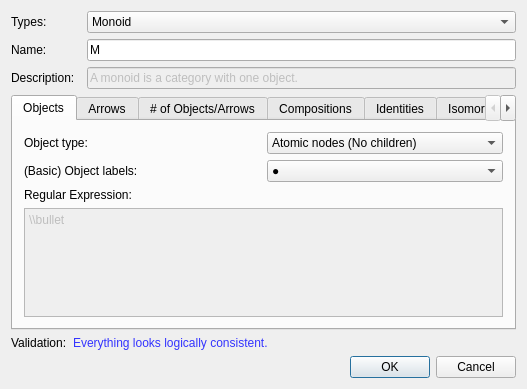
<?xml version="1.0" encoding="UTF-8"?>
<ui version="4.0">
 <class>CategoryDialogClass</class>
 <widget class="QDialog" name="CategoryDialogClass">
  <property name="geometry">
   <rect>
    <x>0</x>
    <y>0</y>
    <width>527</width>
    <height>389</height>
   </rect>
  </property>
  <property name="windowTitle">
   <string>Category</string>
  </property>
  <layout class="QGridLayout" name="gridLayout">
   <item row="5" column="0" colspan="4">
    <widget class="QDialogButtonBox" name="buttonBox">
     <property name="enabled">
      <bool>true</bool>
     </property>
     <property name="standardButtons">
      <set>QDialogButtonBox::Cancel|QDialogButtonBox::Ok</set>
     </property>
    </widget>
   </item>
   <item row="2" column="0" colspan="2">
    <widget class="QLabel" name="label_4">
     <property name="text">
      <string>Description:</string>
     </property>
    </widget>
   </item>
   <item row="1" column="3">
    <widget class="QLineEdit" name="categoryName">
     <property name="text">
      <string>M</string>
     </property>
    </widget>
   </item>
   <item row="0" column="3">
    <widget class="QComboBox" name="categoryTypes">
     <item>
      <property name="text">
       <string>Monoid</string>
      </property>
     </item>
     <item>
      <property name="text">
       <string>Custom Type</string>
      </property>
     </item>
    </widget>
   </item>
   <item row="1" column="0" colspan="2">
    <widget class="QLabel" name="label">
     <property name="text">
      <string>Name:</string>
     </property>
    </widget>
   </item>
   <item row="3" column="0" colspan="4">
    <widget class="QTabWidget" name="propertyTabs">
     <property name="enabled">
      <bool>true</bool>
     </property>
     <property name="currentIndex">
      <number>0</number>
     </property>
     <widget class="QWidget" name="objectsTab">
      <attribute name="title">
       <string>Objects</string>
      </attribute>
      <layout class="QGridLayout" name="gridLayout_16">
       <item row="0" column="0">
        <widget class="QLabel" name="label_24">
         <property name="text">
          <string>Object type:</string>
         </property>
        </widget>
       </item>
       <item row="0" column="1">
        <widget class="QComboBox" name="objectType">
         <item>
          <property name="text">
           <string>Atomic nodes (No children)</string>
          </property>
         </item>
        </widget>
       </item>
       <item row="1" column="0">
        <widget class="QLabel" name="label_25">
         <property name="text">
          <string>(Basic) Object labels:</string>
         </property>
        </widget>
       </item>
       <item row="1" column="1">
        <widget class="QComboBox" name="objectLabels">
         <item>
          <property name="text">
           <string>●</string>
          </property>
         </item>
         <item>
          <property name="text">
           <string>*</string>
          </property>
         </item>
         <item>
          <property name="text">
           <string>Latin upper (with prime ticks)</string>
          </property>
         </item>
         <item>
          <property name="text">
           <string>Latin upper (with prime ticks) or 0</string>
          </property>
         </item>
         <item>
          <property name="text">
           <string>Custom Regex</string>
          </property>
         </item>
        </widget>
       </item>
       <item row="2" column="0">
        <widget class="QLabel" name="label_26">
         <property name="text">
          <string>Regular Expression:</string>
         </property>
        </widget>
       </item>
       <item row="3" column="0" colspan="2">
        <widget class="QPlainTextEdit" name="objectLabelRegex">
         <property name="enabled">
          <bool>false</bool>
         </property>
         <property name="plainText">
          <string>\\bullet</string>
         </property>
        </widget>
       </item>
      </layout>
     </widget>
     <widget class="QWidget" name="arrowsTab">
      <attribute name="title">
       <string>Arrows</string>
      </attribute>
      <layout class="QGridLayout" name="gridLayout_17">
       <item row="0" column="0">
        <widget class="QLabel" name="label_29">
         <property name="text">
          <string>Arrow type:</string>
         </property>
        </widget>
       </item>
       <item row="0" column="1">
        <widget class="QComboBox" name="arrowType">
         <item>
          <property name="text">
           <string>General morphisms</string>
          </property>
         </item>
         <item>
          <property name="text">
           <string>Isomorphisms</string>
          </property>
         </item>
         <item>
          <property name="text">
           <string>Set maps</string>
          </property>
         </item>
         <item>
          <property name="text">
           <string>Left R-module homomorphisms</string>
          </property>
         </item>
         <item>
          <property name="text">
           <string>Right R-module homomorphisms</string>
          </property>
         </item>
         <item>
          <property name="text">
           <string>General functors</string>
          </property>
         </item>
         <item>
          <property name="text">
           <string>Functor isomorphisms</string>
          </property>
         </item>
        </widget>
       </item>
       <item row="1" column="0">
        <widget class="QLabel" name="label_28">
         <property name="text">
          <string>(Basic) Object labels:</string>
         </property>
        </widget>
       </item>
       <item row="1" column="1">
        <widget class="QComboBox" name="arrowLabels">
         <item>
          <property name="text">
           <string>Latin lower (with prime ticks)</string>
          </property>
         </item>
         <item>
          <property name="text">
           <string>Latin lower (with prime ticks) or 0</string>
          </property>
         </item>
         <item>
          <property name="text">
           <string>Latin upper (with prime ticks)</string>
          </property>
         </item>
         <item>
          <property name="text">
           <string>Latin upper (with prime ticks) or 0</string>
          </property>
         </item>
         <item>
          <property name="text">
           <string>Custom Regex</string>
          </property>
         </item>
        </widget>
       </item>
       <item row="2" column="0" colspan="2">
        <widget class="QLabel" name="label_27">
         <property name="text">
          <string>Regular Expression:</string>
         </property>
        </widget>
       </item>
       <item row="3" column="0" colspan="2">
        <widget class="QPlainTextEdit" name="arrowLabelRegex">
         <property name="enabled">
          <bool>false</bool>
         </property>
         <property name="plainText">
          <string>[a-z]'*</string>
         </property>
        </widget>
       </item>
      </layout>
     </widget>
     <widget class="QWidget" name="tab">
      <attribute name="title">
       <string># of Objects/Arrows</string>
      </attribute>
      <layout class="QGridLayout" name="gridLayout_6">
       <item row="0" column="1">
        <widget class="QSpinBox" name="numberOfObjects">
         <property name="enabled">
          <bool>false</bool>
         </property>
         <property name="suffix">
          <string/>
         </property>
         <property name="prefix">
          <string/>
         </property>
         <property name="minimum">
          <number>-1</number>
         </property>
         <property name="maximum">
          <number>999999999</number>
         </property>
         <property name="value">
          <number>1</number>
         </property>
        </widget>
       </item>
       <item row="2" column="1" colspan="2">
        <widget class="QCheckBox" name="checkBox_3">
         <property name="enabled">
          <bool>false</bool>
         </property>
         <property name="text">
          <string>Is a locally small category</string>
         </property>
         <property name="checked">
          <bool>true</bool>
         </property>
        </widget>
       </item>
       <item row="1" column="1">
        <widget class="QSpinBox" name="numberOfArrows">
         <property name="enabled">
          <bool>true</bool>
         </property>
         <property name="suffix">
          <string/>
         </property>
         <property name="prefix">
          <string/>
         </property>
         <property name="minimum">
          <number>-2</number>
         </property>
         <property name="maximum">
          <number>999999999</number>
         </property>
         <property name="singleStep">
          <number>1</number>
         </property>
         <property name="value">
          <number>-1</number>
         </property>
        </widget>
       </item>
       <item row="0" column="2">
        <widget class="QLabel" name="label_6">
         <property name="text">
          <string>  (-1 = ∞)</string>
         </property>
        </widget>
       </item>
       <item row="0" column="0">
        <widget class="QLabel" name="label_2">
         <property name="text">
          <string>Number of objects:</string>
         </property>
        </widget>
       </item>
       <item row="1" column="2">
        <widget class="QLabel" name="label_8">
         <property name="text">
          <string>  (-1 = ∞, -2 = it varies)</string>
         </property>
        </widget>
       </item>
       <item row="2" column="0">
        <widget class="QCheckBox" name="checkBox_2">
         <property name="enabled">
          <bool>false</bool>
         </property>
         <property name="text">
          <string>Is a small category</string>
         </property>
         <property name="checked">
          <bool>true</bool>
         </property>
        </widget>
       </item>
       <item row="1" column="0">
        <widget class="QLabel" name="label_7">
         <property name="text">
          <string>Number of arrows in Hom(A,B):</string>
         </property>
        </widget>
       </item>
      </layout>
     </widget>
     <widget class="QWidget" name="compositionsTab">
      <attribute name="title">
       <string>Compositions</string>
      </attribute>
      <layout class="QGridLayout" name="gridLayout_7">
       <item row="0" column="0">
        <widget class="QLabel" name="label_10">
         <property name="text">
          <string>The composition of f:X→Y and g:Y→Z is written:</string>
         </property>
        </widget>
       </item>
       <item row="0" column="1" colspan="2">
        <widget class="QLineEdit" name="lineEdit_5">
         <property name="text">
          <string>gf</string>
         </property>
        </widget>
       </item>
       <item row="1" column="0" colspan="2">
        <widget class="QLabel" name="label_11">
         <property name="text">
          <string>The composition of f:X→Y and g⁻¹:Y→Z (if it exists) is written:</string>
         </property>
        </widget>
       </item>
       <item row="1" column="2">
        <widget class="QLineEdit" name="lineEdit_6">
         <property name="text">
          <string>g^{-1}f</string>
         </property>
        </widget>
       </item>
      </layout>
     </widget>
     <widget class="QWidget" name="identitiesTab">
      <attribute name="title">
       <string>Identities</string>
      </attribute>
      <layout class="QGridLayout" name="gridLayout_5">
       <item row="0" column="2">
        <widget class="QLabel" name="label_5">
         <property name="text">
          <string/>
         </property>
        </widget>
       </item>
       <item row="0" column="3">
        <widget class="QLineEdit" name="lineEdit_4">
         <property name="text">
          <string>1</string>
         </property>
        </widget>
       </item>
       <item row="0" column="0" colspan="2">
        <widget class="QCheckBox" name="checkBox">
         <property name="enabled">
          <bool>false</bool>
         </property>
         <property name="text">
          <string>Each object X has an identity arrow:</string>
         </property>
         <property name="checked">
          <bool>true</bool>
         </property>
        </widget>
       </item>
      </layout>
     </widget>
     <widget class="QWidget" name="isomorphismsTab">
      <attribute name="title">
       <string>Isomorphisms</string>
      </attribute>
      <layout class="QGridLayout" name="gridLayout_8">
       <item row="0" column="0" colspan="3">
        <widget class="QCheckBox" name="checkBox_4">
         <property name="text">
          <string>Every arrow f is invertible</string>
         </property>
        </widget>
       </item>
       <item row="1" column="0" rowspan="2" colspan="2">
        <widget class="QLabel" name="label_13">
         <property name="text">
          <string>If it exists, f⁻¹ is written:</string>
         </property>
        </widget>
       </item>
       <item row="1" column="2" rowspan="2">
        <widget class="QLineEdit" name="lineEdit_7">
         <property name="text">
          <string>f^{-1}</string>
         </property>
        </widget>
       </item>
       <item row="2" column="1">
        <widget class="QLabel" name="label_12">
         <property name="text">
          <string/>
         </property>
        </widget>
       </item>
      </layout>
     </widget>
     <widget class="QWidget" name="initialTerminalObjectsTab">
      <attribute name="title">
       <string>Initial/Terminal Objects</string>
      </attribute>
      <layout class="QGridLayout" name="gridLayout_2">
       <item row="0" column="0">
        <widget class="QCheckBox" name="hasZeroObject">
         <property name="enabled">
          <bool>true</bool>
         </property>
         <property name="text">
          <string>Has a zero object:</string>
         </property>
         <property name="checked">
          <bool>false</bool>
         </property>
        </widget>
       </item>
       <item row="0" column="1" colspan="2">
        <widget class="QLineEdit" name="zeroObject">
         <property name="enabled">
          <bool>true</bool>
         </property>
         <property name="text">
          <string>0</string>
         </property>
        </widget>
       </item>
       <item row="1" column="0" colspan="2">
        <widget class="QCheckBox" name="hasInitialObject">
         <property name="enabled">
          <bool>true</bool>
         </property>
         <property name="text">
          <string>Has an initial object:</string>
         </property>
         <property name="checked">
          <bool>false</bool>
         </property>
        </widget>
       </item>
       <item row="2" column="0" colspan="2">
        <widget class="QCheckBox" name="hasTerminalObject">
         <property name="enabled">
          <bool>true</bool>
         </property>
         <property name="text">
          <string>Has a terminal object:</string>
         </property>
         <property name="checked">
          <bool>false</bool>
         </property>
        </widget>
       </item>
       <item row="2" column="2">
        <widget class="QLineEdit" name="terminalObject">
         <property name="enabled">
          <bool>true</bool>
         </property>
         <property name="text">
          <string>\{*\}</string>
         </property>
        </widget>
       </item>
       <item row="1" column="2">
        <widget class="QLineEdit" name="initialObject">
         <property name="enabled">
          <bool>true</bool>
         </property>
         <property name="text">
          <string>\varnothing</string>
         </property>
        </widget>
       </item>
      </layout>
     </widget>
     <widget class="QWidget" name="productsTab">
      <attribute name="title">
       <string>(Co)products</string>
      </attribute>
      <layout class="QGridLayout" name="gridLayout_3">
       <item row="0" column="2">
        <widget class="QLineEdit" name="binaryProduct">
         <property name="enabled">
          <bool>true</bool>
         </property>
         <property name="text">
          <string>A\times B</string>
         </property>
        </widget>
       </item>
       <item row="0" column="0">
        <widget class="QCheckBox" name="hasBinaryProducts">
         <property name="enabled">
          <bool>true</bool>
         </property>
         <property name="text">
          <string>Any two objects A,B have a binary product:</string>
         </property>
         <property name="checked">
          <bool>false</bool>
         </property>
        </widget>
       </item>
      </layout>
     </widget>
     <widget class="QWidget" name="nameParametersTab">
      <attribute name="title">
       <string>Name Parameters</string>
      </attribute>
      <layout class="QGridLayout" name="gridLayout_4">
       <item row="0" column="0">
        <widget class="QLabel" name="label_3">
         <property name="text">
          <string>Parameter(s):</string>
         </property>
        </widget>
       </item>
       <item row="0" column="1">
        <widget class="QLineEdit" name="nameParametersCSV">
         <property name="enabled">
          <bool>true</bool>
         </property>
         <property name="text">
          <string/>
         </property>
         <property name="placeholderText">
          <string>A comma-separated list of typed parameters such as R:Ring</string>
         </property>
        </widget>
       </item>
      </layout>
     </widget>
    </widget>
   </item>
   <item row="2" column="3">
    <widget class="QLineEdit" name="lineEdit_3">
     <property name="enabled">
      <bool>false</bool>
     </property>
     <property name="text">
      <string>A monoid is a category with one object.</string>
     </property>
    </widget>
   </item>
   <item row="4" column="0">
    <widget class="QLabel" name="label_30">
     <property name="text">
      <string>Validation:</string>
     </property>
    </widget>
   </item>
   <item row="4" column="1" colspan="3">
    <widget class="QLabel" name="label_31">
     <property name="styleSheet">
      <string notr="true">color:rgb(51,51,255)</string>
     </property>
     <property name="text">
      <string>Everything looks logically consistent.</string>
     </property>
    </widget>
   </item>
   <item row="0" column="0" colspan="3">
    <widget class="QLabel" name="label_9">
     <property name="text">
      <string>Types:</string>
     </property>
    </widget>
   </item>
  </layout>
 </widget>
 <layoutdefault spacing="6" margin="11"/>
 <tabstops>
  <tabstop>categoryTypes</tabstop>
  <tabstop>categoryName</tabstop>
  <tabstop>lineEdit_3</tabstop>
  <tabstop>propertyTabs</tabstop>
  <tabstop>objectType</tabstop>
  <tabstop>objectLabels</tabstop>
  <tabstop>objectLabelRegex</tabstop>
  <tabstop>arrowType</tabstop>
  <tabstop>arrowLabels</tabstop>
  <tabstop>arrowLabelRegex</tabstop>
  <tabstop>numberOfObjects</tabstop>
  <tabstop>numberOfArrows</tabstop>
  <tabstop>checkBox_2</tabstop>
  <tabstop>checkBox_3</tabstop>
  <tabstop>lineEdit_5</tabstop>
  <tabstop>lineEdit_6</tabstop>
  <tabstop>checkBox</tabstop>
  <tabstop>lineEdit_4</tabstop>
  <tabstop>checkBox_4</tabstop>
  <tabstop>lineEdit_7</tabstop>
  <tabstop>hasZeroObject</tabstop>
  <tabstop>zeroObject</tabstop>
  <tabstop>hasInitialObject</tabstop>
  <tabstop>initialObject</tabstop>
  <tabstop>hasTerminalObject</tabstop>
  <tabstop>terminalObject</tabstop>
  <tabstop>hasBinaryProducts</tabstop>
  <tabstop>binaryProduct</tabstop>
  <tabstop>nameParametersCSV</tabstop>
 </tabstops>
 <resources/>
 <connections/>
</ui>
